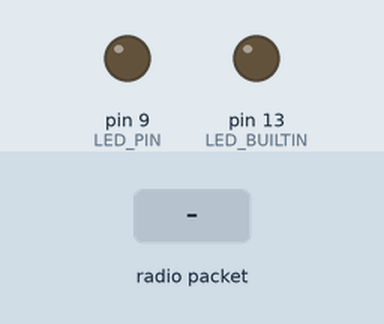
The sketch below on a simulated Arduino Uno, built with avr-gcc and run on an emulated ATmega328P. On the bench: output pins drawn as LEDs (lit = HIGH). The test bench sets the inputs (shaded band). No radio packets arrive unless stated; what the sketch prints to the serial monitor is not drawn.

Above: at 6.2 s.
6.3 s: radio packet "1" arrives
Timing chart, 0 to 9.3 s (numbered marks = the images above; inputs shaded):
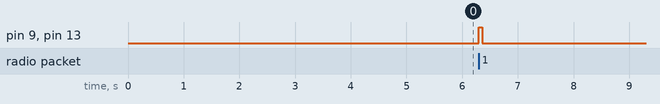

The sketch:

lora_forward.ino
```cpp
#include <LoRa.h>

#define LED_PIN 9

String last_forward = "";

void setup() {
  Serial.begin(115200);

  if (!LoRa.begin(868E6)) {
    Serial.println("Starting LoRa failed!");
    while (1)
      ;
  } else {
    Serial.println("LoRa forward");
  }

  LoRa.setSyncWord(0xF3);

  // do not remove this. It is needed to be able to upload a new sketch
  delay(5000);

  pinMode(LED_PIN, OUTPUT);
  pinMode(LED_BUILTIN, OUTPUT);
}

void loop() {
  String msg = "";
  while (msg.length() <= 0) {
    msg = read_msg();
  }

  if (last_forward != msg) {
    digitalWrite(LED_PIN, HIGH);
    digitalWrite(LED_BUILTIN, HIGH);
    send_msg(msg);
    last_forward = msg;
    Serial.println("Message forwarded");

    digitalWrite(LED_PIN, LOW);
    digitalWrite(LED_BUILTIN, LOW);
  }
}

String read_msg() {
  int packetSize = LoRa.parsePacket();
  String msg = "";

  if (packetSize) {
    Serial.print("Received packet: ");
    while (LoRa.available()) {
      msg += (char)LoRa.read();
    }
    Serial.println(msg);
  }

  return msg;
}

void send_msg(String msg) {
  LoRa.beginPacket();
  LoRa.print(msg);
  LoRa.endPacket();
}
```

Measured:
- after the input at 6.3 s, pin 9 (LED_PIN), pin 13 (LED_BUILTIN): LOW → HIGH at once, → LOW 0.06 s later
